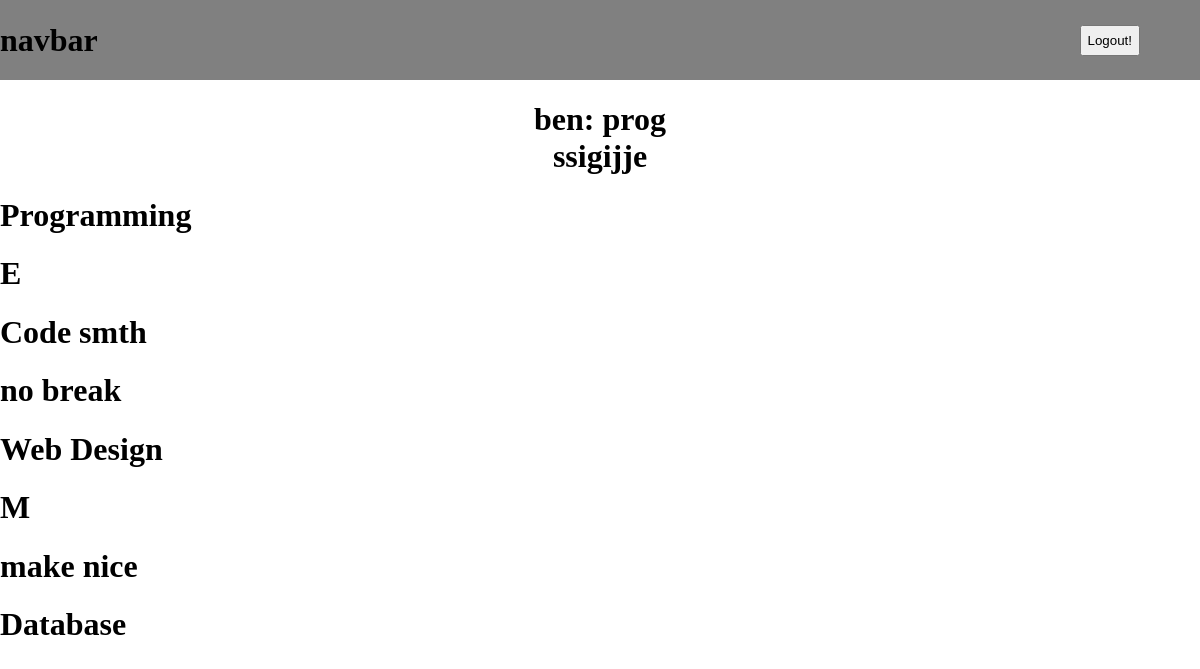
The page /profile/project/1/1 (signed in) on the database as committed earlier.
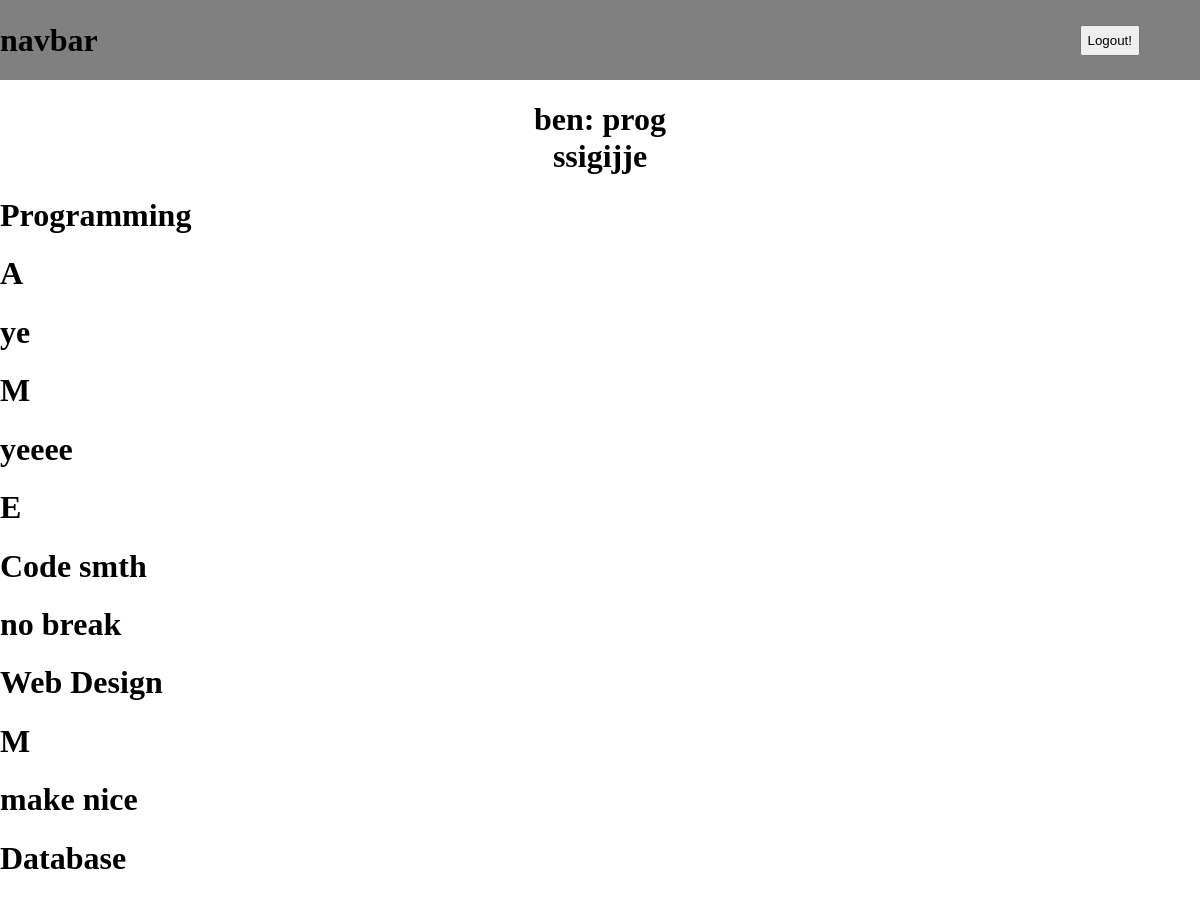
The same page on the database as committed later.
### server.py (models this page shows)
class Base(DeclarativeBase):
    pass

class User(Base):
    __tablename__ = 'User'
    id: Mapped[int] = mapped_column(primary_key=True)
    name: Mapped[str] = mapped_column(String(50))
    email: Mapped[str] = mapped_column(String(50))
    year_level: Mapped[int]
    admin: Mapped[bool]
    user_projects: Mapped[List["UserProject"]] = relationship(
        "UserProject", back_populates="user")

class Project(Base):
    __tablename__ = 'Project'
    id: Mapped[int] = mapped_column(primary_key=True)
    type: Mapped[str] = mapped_column(String(50))
    user_projects: Mapped[List["UserProject"]] = relationship(
        "UserProject", back_populates="project")
    standard_projects: Mapped[List["ProjectStandard"]] = relationship(
        "ProjectStandard", back_populates="project")

class Standard(Base):
    __tablename__ = 'Standard'
    standard_id: Mapped[int] = mapped_column(primary_key=True)
    name: Mapped[str] = mapped_column(String(50))
    credit: Mapped[int]
    standard_projects: Mapped[List["ProjectStandard"]] = relationship(
        "ProjectStandard", back_populates="standard")
    ticks: Mapped[List["Tick"]] = relationship(
        "Tick", back_populates='standard')

class Tick(Base):
    __tablename__ = 'Tick'
    standard_id: Mapped[int] = mapped_column(
        ForeignKey("Standard.standard_id"))
    id: Mapped[int] = mapped_column(primary_key=True)
    tick: Mapped[str] = mapped_column(String(50))
    tier: Mapped[str] = mapped_column(String(50))
    standard: Mapped["Standard"] = relationship(
        'Standard', back_populates='ticks')

### server.py (the view)
@app.route('/profile/project/<int:project_id>/<int:user_id>')
@login_required
def project(project_id, user_id):
    order = ['A', 'M', 'E']
    standards = {}
    with Session(engine) as session:
        q = select(ProjectStandard).where(
            ProjectStandard.project_id == project_id)
        ProjStand = session.scalars(q).all()
        for standard in ProjStand:
            q = select(Tick).where(
                Tick.standard_id == standard.standard_id)
            Ticks = session.scalars(q).all()
            groups = defaultdict(list)
            for tick in Ticks:
                groups[tick.tier].append(tick.tick)
            standards[standard.standard.name] = [
                {tier: groups[tier]} for tier in order if groups[tier]]
        print(standards)
        q = select(Project).where(Project.id == project_id)
        type = session.scalar(q).type
        print(type)
        q = select(User).where(User.id == user_id)
        UData = session.scalar(q)
    return render_template('project.html',
                           standards=standards, type=type, UData=UData)

### server.py (called while the page is built)
@login_manager.user_loader
def load_user(user_id):
    query = select(Admin).where(Admin.id == user_id)
    with Session(engine) as session:
        obj = session.scalar(query)
    return obj

### templates/project.html
{% extends 'layout.html' %} {% block content %}
<div class="proj-page-layout">
<h1 class="proj-type">{{UData.name}}: {{type}} <br> {{UData.email}}</h1>
{% for standard in standards %}
<h1>{{standard}}</h1>
{% for tier in standards[standard] %}
<h1>{{ tier.keys() | list | first }}</h1>
{% for tick in tier[tier.keys() | list | first ] %}
<h1>{{tick}}</h1>
{% endfor %}
{% endfor %}
{% endfor %}
</div>
{% endblock %}

### templates/layout.html (shortened to what this page needs)
<!DOCTYPE html>
<html lang="en">
<head>
    <link rel="stylesheet" href="{{url_for('static', filename='css/style.css')}}">
</head>
<body>
    <div class="navbar">
        <h1>navbar</h1>
        <form action="/logout">
            <button type="submit" class="logout-button">Logout!</button>
        </form>
    </div>
    {% block content %}
    {% endblock %}
</body>
</html>

### static/css/style.css (style rules this page uses)
body { padding:0; margin:0; }
.navbar { width:100vw; background-color: grey; padding-top:0; margin:0; height:10vh; display:flex; flex-direction: row; justify-content: space-between; align-items: center; }
.logout-button { margin-right:5vw; padding:0.5vw; }
.proj-type { text-align: center; }

Rows that differ between the two databases and show on the page:
added Tick: tick "ye", shown under Standard "Programming"
added Tick: tick "yeeee", shown under Standard "Programming"
Other text that changed with them:
new list line: "A"
new list line: "M"
